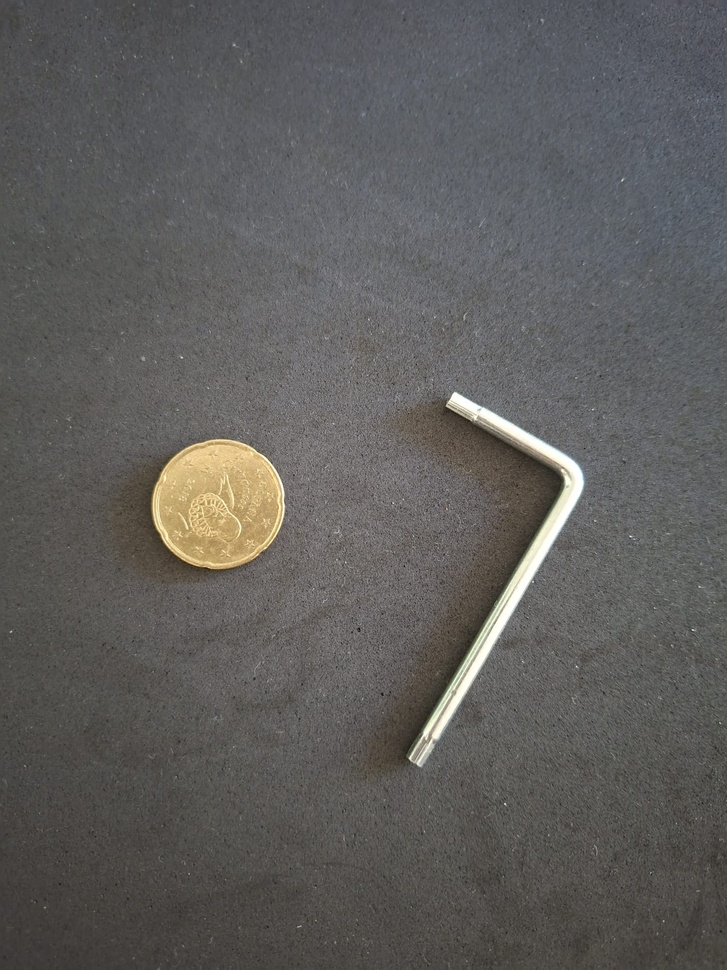
#> input picture bilder/image_4.jpg, 727 x 970 px, shrunk from 1500 x 2000 before the run
$ jupyter execute imbussschluessel_ausmessen.ipynb
#> lines starting #> are read from the running program, lines starting #| are printed output that depends on the picture; after the words box and inside, x2 and y2 are one past the last pixel; in counts of white or black regions, pixels touching at a corner belong together
[cell 1]
import cv2
import numpy as np
import matplotlib.pyplot as plt
from helper import find_inbus_contour
import matplotlib.patches as patches
from matplotlib.patches import Circle
import math

[cell 2]
# ============================================================
# 1. Bild laden und anzeigen
# ============================================================
img = cv2.imread("bilder/image_4.jpg")
#> img is the input picture: shape (970, 727, 3); mean B, G, R 91.9, 93.7, 95.1

# OpenCV lädt in BGR -> für matplotlib RGB umwandeln
img_rgb = cv2.cvtColor(img, cv2.COLOR_BGR2RGB)

plt.figure(figsize=(8,8))
plt.imshow(img_rgb)
plt.title("Originalbild")
plt.axis("off")
plt.show()

[cell 3]
# ============================================================
# 2. Vorverarbeitung des Bildes
# Ziel: Vorbereitung für weitere CV-Schritte durch
# - Graustufen-Konvertierung
# - Rauschreduzierung mittels Gaussian Blur
# ============================================================

# Bild in Graustufen umwandeln
imgInGrey = cv2.cvtColor(img, cv2.COLOR_BGR2GRAY)

# Gaussian Blur
imgBlurred = cv2.GaussianBlur(imgInGrey, (7, 7), 0)

plt.figure(figsize=(8,8))
plt.imshow(imgBlurred, cmap="gray")
plt.title("Blurred Image")
plt.axis("off")
plt.show()

[cell 4]
# ============================================================
# 3. Binarisierung
# Otsu-Verfahren bestimmt den optimalen Schwellenwert automatisch
# ============================================================
_, imgBinary = cv2.threshold(imgBlurred, 0, 255, cv2.THRESH_BINARY + cv2.THRESH_OTSU)
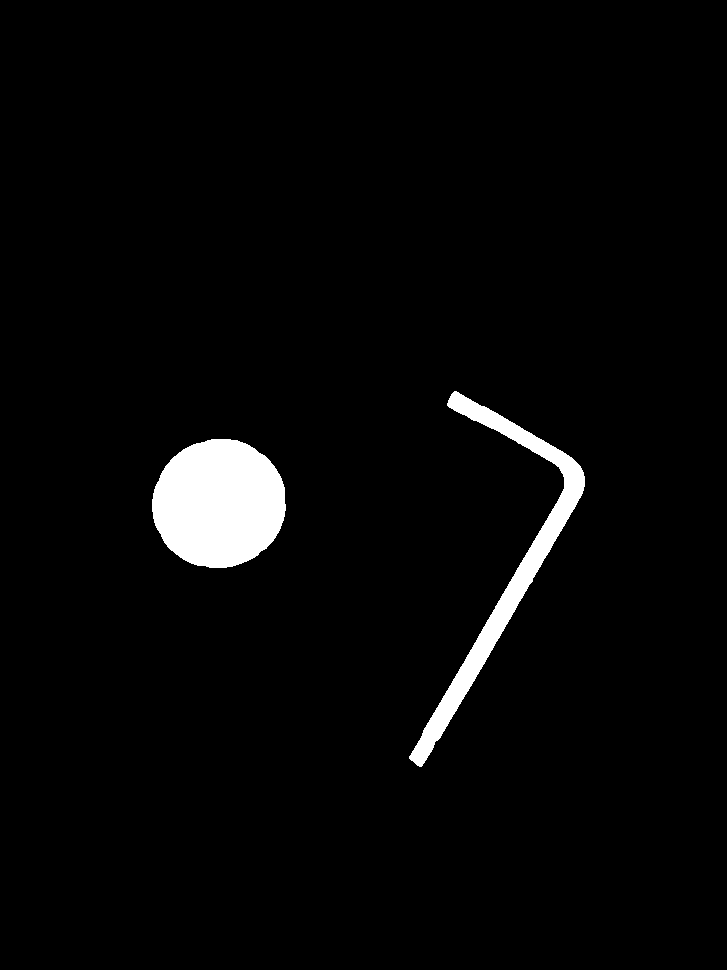
#> imgBinary: shape (970, 727); 3.1% white; 2 white regions, box (x1, y1, x2, y2) and area: (152, 439, 286, 568) 13566, (409, 391, 585, 767) 8524

# Binäres Bild anzeigen
plt.figure(figsize=(8,8))
plt.imshow(imgBinary, cmap="gray")
plt.title("Binary Image")
plt.axis("off")
plt.show()

[cell 5]
# ============================================================
# 4. Morphologische Operationen zur Bildverbesserung
# Ziel: kleine Störungen entfernen und Löcher in Objekten schließen
# ============================================================

kernel = np.ones((5, 5), np.uint8)

# CLOSE-Operation: Füllt kleine Löcher innerhalb der Objekte
imgClean = cv2.morphologyEx(
    imgBinary,
    cv2.MORPH_CLOSE,
    kernel,
    iterations=2
)

# OPEN-Operation: Entfernt kleine Störpixel / Rauschen im Hintergrund
imgClean = cv2.morphologyEx(
    imgClean,
    cv2.MORPH_OPEN,
    kernel,
    iterations=2
)
#> imgClean: shape (970, 727); 3.1% white; 2 white regions, box (x1, y1, x2, y2) and area: (152, 439, 285, 568) 13559, (412, 394, 585, 764) 8465

# Ergebnis der Bildbereinigung anzeigen
plt.figure(figsize=(8,8))
plt.imshow(imgClean, cmap="gray")
plt.title("Clean Image")
plt.axis("off")
plt.show()

[cell 6]
# ============================================================
# 5. Kantenerkennung mit Canny Edge Detection
# Ziel: Wichtige Objektkanten im Bild hervorheben, um spätere Kontur- und Formanalyse zu ermöglichen
# ============================================================
edges = cv2.Canny(imgClean, 50, 150)
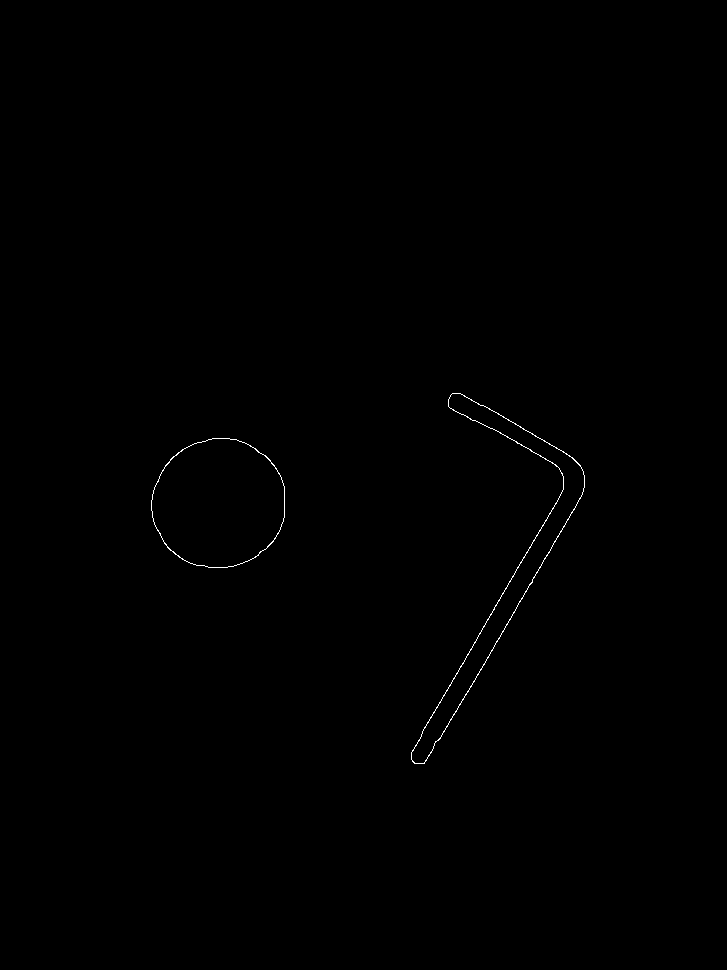
#> edges: shape (970, 727); 0.2% white in thin lines or dots, all inside (x1, y1, x2, y2) = (151, 393, 585, 764)
plt.figure(figsize=(8,8))
plt.imshow(edges, cmap="gray")
plt.title("Canny edge detection")
plt.axis("off")
plt.show()

[cell 7]
######################################
######################################
# HIER ENDET DIE BILDBEARBEITUNGSPHASE
######################################
######################################

[cell 8]
# ============================================================
# 6. Konturen im bereinigten Bild finden
# Ziel: Alle äußeren Objektkonturen extrahieren, um mögliche Bauteile (Münze, Inbus etc.) zu analysieren
# ============================================================

contours, _ = cv2.findContours(
    imgClean,
    cv2.RETR_EXTERNAL,  # nur äußere Konturen erkennen
    cv2.CHAIN_APPROX_SIMPLE  # speichert nur wichtige Konturpunkte
)
#> contours = 2 contours; box (x1, y1, x2, y2) and area: (152, 439, 285, 568) 13372, (412, 394, 585, 764) 8037

print("Anzahl Konturen:", len(contours))
#| Anzahl Konturen: 2

# Alle Konturen im Bild zeichnen
contour_debug = img.copy()
cv2.drawContours(
    contour_debug,
    contours,
    -1,
    (0, 255, 0),
    2
)
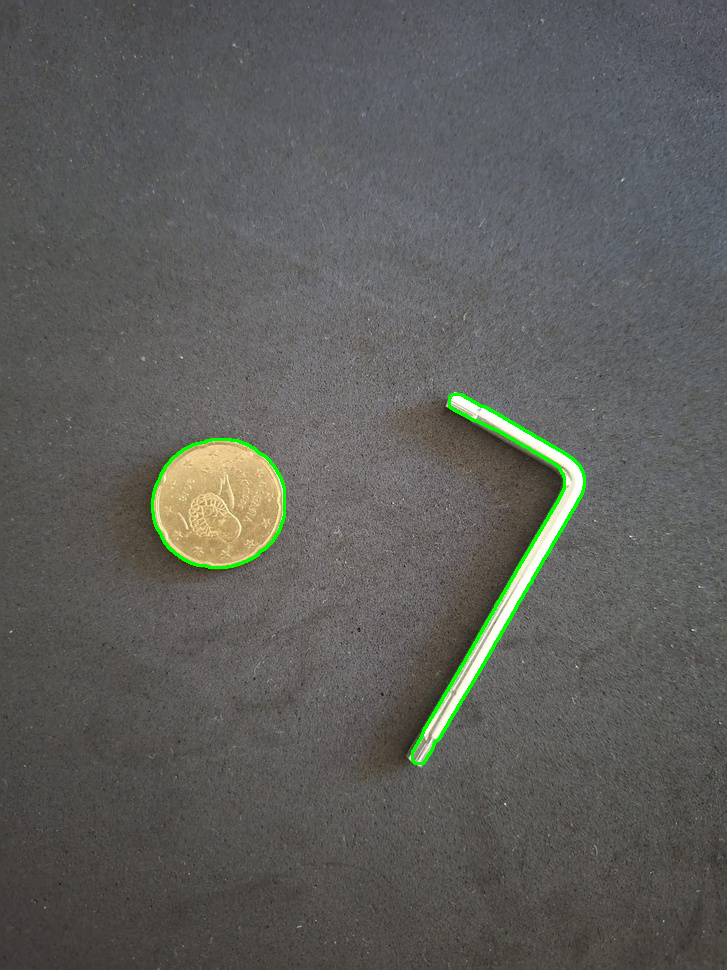
#> contour_debug: shape (970, 727, 3); 0.69% of pixels changed, all inside (x1, y1, x2, y2) = (151, 393, 586, 765)


# Ergebnis anzeigen
plt.figure(figsize=(8,8))
plt.imshow(cv2.cvtColor(contour_debug, cv2.COLOR_BGR2RGB))
plt.title("Gefundene Konturen")
plt.axis("off")
plt.show()

[cell 9]
# ============================================================
# 7. Münze über Konturen erkennen (unser Kalibrierungsobjekt)
# Ziel: Die kreisförmigste Kontur finden, um sie als Referenz für die Pixel-zu-mm-Kalibrierung zu nutzen
# ============================================================

coin_contour = None
best_circularity = 0

for c in contours:

    # Fläche der Kontur berechnen
    area = cv2.contourArea(c)

    # Sehr kleine Konturen ignorieren
    if area < 200:
        continue

     # Umfang der Kontur berechnen
    perimeter = cv2.arcLength(c, True)

    # Division durch 0 vermeiden
    if perimeter == 0:
        continue

    # Circularity berechnen
    # Formel: (4 * π * Fläche) / Umfang²
    circularity = (4 * np.pi * area) / (perimeter ** 2)

    # Prüfen ob Kontur kreisförmig ist
    # Wert nahe 1 -> sehr kreisförmig
    # Wert kleiner -> eher unregelmäßige Form
    if circularity > best_circularity:
        best_circularity = circularity
        coin_contour = c
#> this loop made 2 passes
#> (area, perimeter, circularity, best_circularity) on pass 1: (13371.5, 433.9, 0.893, 0.893)
#> after the loop, best_circularity = 0.893; coin_contour = contour of 189 points, box (x1, y1, x2, y2) (152, 439, 285, 568), area 13372

# Prüfen ob eine passende Kontur gefunden wurde
if coin_contour is None:
    print("Keine Münze gefunden!")
    exit()


# Minimalen Umkreis der Münze berechnen
(x, y), radius = cv2.minEnclosingCircle(coin_contour)
#> x = 218.8; y = 503.7; radius = 67.32

x = int(x)
#> x = 218
y = int(y)
#> y = 503
radius = int(radius)
#> radius = 67

# Münze visualisieren
coin_debug = img.copy()

cv2.circle(
    coin_debug,
    (x, y),
    radius,
    (0, 255, 0),
    3
)

cv2.circle(
    coin_debug,
    (x, y),
    4,
    (0, 0, 255),
    -1
)
#> coin_debug: shape (970, 727, 3); mean B, G, R 91.7, 94.1, 94.7

# Circularity anzeigen
cv2.putText(
    coin_debug,
    f"Circularity: {best_circularity:.2f}",
    (x - 80, y - radius - 10),
    cv2.FONT_HERSHEY_SIMPLEX,
    0.7,
    (255, 0, 0),
    2
)

# Ergebnis anzeigen
plt.figure(figsize=(8,8))

plt.imshow(cv2.cvtColor(coin_debug, cv2.COLOR_BGR2RGB))
plt.title("Münzenerkennung über Circularity")

plt.axis("off")
plt.show()

[cell 10]
# ============================================================
# 8. Pixel pro mm berechnen
# Ziel: Maßstab zwischen Bildpixeln und realer Größe bestimmen
# ============================================================

# Reeller Durchmesser der Referenzmünze
COIN_DIAMETER_MM = 30 # 20-Cent-Münze

# Durchmesser der Münze im Bild berechnen
coin_diameter_pixels = radius * 2
#> coin_diameter_pixels = 134

# Pixel pro Millimeter berechnen
pixels_per_mm = coin_diameter_pixels / COIN_DIAMETER_MM
#> pixels_per_mm = 4.47

print(f"Pixel pro mm: {pixels_per_mm:.2f}")
#| Pixel pro mm: 4.47

[cell 11]
# ============================================================
# 9. Inbus-Kontur finden
# Ziel: Größte Kontur auswählen, die NICHT die Münze ist
# ============================================================

inbus_contour = None
max_area = 0

for c in contours:

    # Fläche der Kontur berechnen
    area = cv2.contourArea(c)

    # Kleine Konturen ignorieren
    if area < 500:
        continue

    # Bounding Box der Kontur berechnen und daraus den Mittelpunkt bestimmen
    x_c, y_c, w, h = cv2.boundingRect(c)

    center_x = x_c + w // 2
    center_y = y_c + h // 2

    # Abstand zwischen Konturmittelpunkt und Münzmittelpunkt berechnen
    distance = np.sqrt((center_x - x)**2 + (center_y - y)**2)

    # Falls die Kontur innerhalb der Münze liegt, wird übersprungen
    if distance < radius:
        continue

    # Größte verbleibende Kontur
    # Annahme: Der Inbus ist das größte Objekt außer der Münze
    if area > max_area:
        max_area = area
        inbus_contour = c
#> this loop made 2 passes
#> (area, x_c, y_c, w, h, center_x, center_y, distance) on pass 2: (8037, 412, 394, 173, 370, 498, 579, 290.1)
#> after the loop, inbus_contour = contour of 648 points, box (x1, y1, x2, y2) (412, 394, 585, 764), area 8037; max_area = 8037

if inbus_contour is None:
    print("Kein Inbus gefunden!")
    exit()


inbus_debug = img.copy()

# Erkannte Inbus-Kontur visualisieren
cv2.drawContours(
    inbus_debug,
    [inbus_contour],
    -1,
    (255,0,0),
    3
)
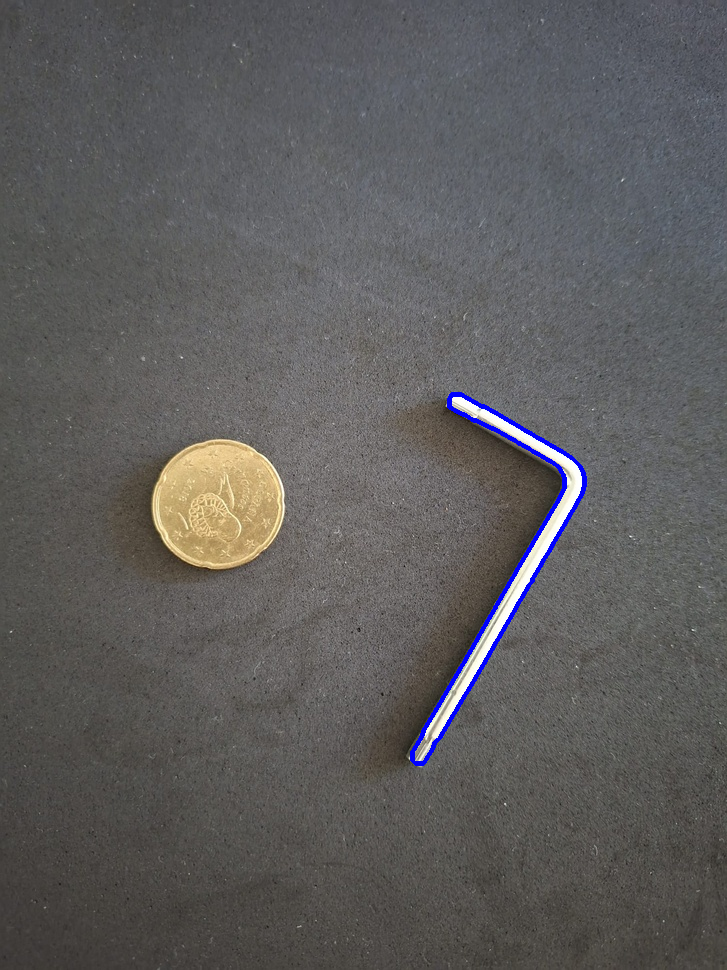
#> inbus_debug: shape (970, 727, 3); 0.6% of pixels changed, all inside (x1, y1, x2, y2) = (410, 392, 587, 766)

# Ergebnis anzeigen
plt.figure(figsize=(8,6))
plt.imshow(cv2.cvtColor(inbus_debug, cv2.COLOR_BGR2RGB))
plt.title("Erkannter Inbus")
plt.axis("off")
plt.show()

[cell 12]
# ============================================================
# 10. Rotierte Bounding Box berechnen
# Ziel: Kleinste gedrehte Rechteckbox bestimmen, die den Inbus vollständig umschließt
# ============================================================

rect = cv2.minAreaRect(inbus_contour)
#> rect = ((501.5, 585.2), (371.8, 143.4), -84.02)

(center), (width, height), angle = rect
#> center = (501.5, 585.2); width = 371.8; height = 143.4; angle = -84.02

# Längere Seite = Höhe
if width > height:
    width, height = height, width
#> width = 143.4; height = 371.8

# Eckpunkte berechnen
box = cv2.boxPoints(rect)
#> box = [[553.4, 777.5], [410.8, 762.6], [449.5, 392.8], [592.2, 407.8]]
box = np.int32(box)
#> box = [[553, 777], [410, 762], [449, 392], [592, 407]]

# Bounding Box zeichnen
final_debug = img.copy()

cv2.drawContours(
    final_debug,
    [box],
    0,
    (0,255,0),
    3
)
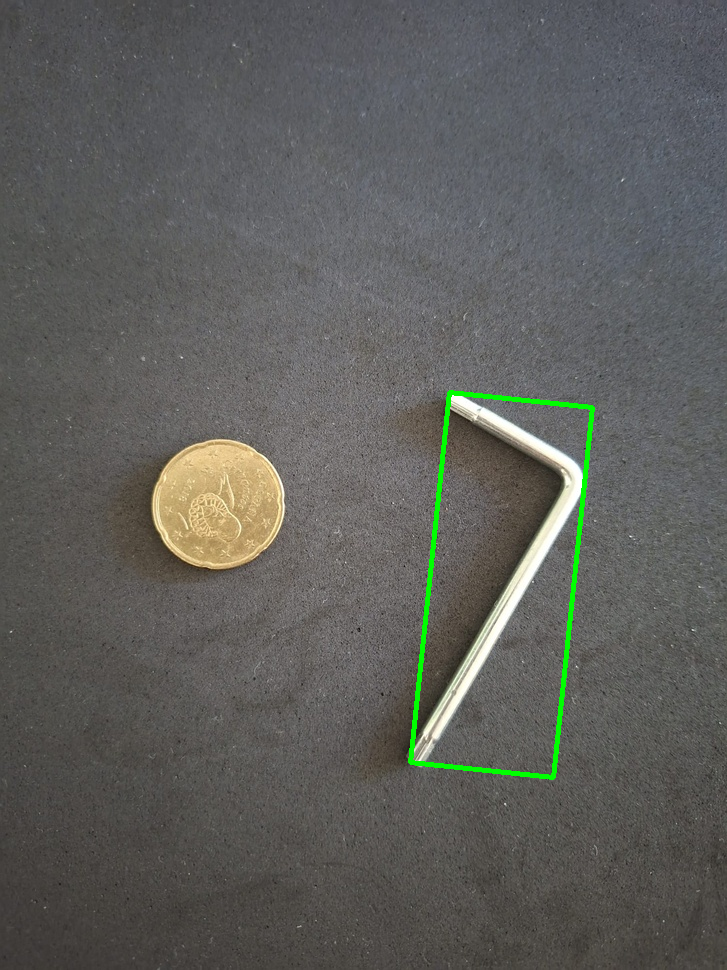
#> final_debug: shape (970, 727, 3); 0.72% of pixels changed, all inside (x1, y1, x2, y2) = (408, 390, 595, 780)

# Ergebnis zeigen
plt.figure(figsize=(8,6))
plt.imshow(cv2.cvtColor(final_debug, cv2.COLOR_BGR2RGB))
plt.title("Finale Messung")
plt.axis("off")
plt.show()

[cell 13]
# ============================================================
# 11. Größe des Inbusschlüssels in mm berechnen
# ============================================================

width_mm = width / pixels_per_mm
#> width_mm = 32.11
height_mm = height / pixels_per_mm
#> height_mm = 83.24

print(f"Breite des Inbusschlüssels: {width_mm:.2f} mm")
#| Breite des Inbusschlüssels: 32.11 mm
print(f"Länge des Inbusschlüssels: {height_mm:.2f} mm")
#| Länge des Inbusschlüssels: 83.24 mm

# Finale Visualisierung
final_img = img.copy()

# Bounding Box zeichnen
cv2.drawContours(
    final_img,
    [box],
    0,
    (255, 0, 0),
    3
)

# Eckpunkte der Bounding Box
p1, p2, p3, p4 = box
#> p1 = [553, 777]; p2 = [410, 762]; p3 = [449, 392]; p4 = [592, 407]

# Mittelpunkt der langen Seite berechnen
long_mid = (
    (p2[0] + p3[0]) // 2,
    (p2[1] + p3[1]) // 2
)
#> long_mid = (429, 577)

# Mittelpunkt der kurzen Seite berechnen
short_mid = (
    (p1[0] + p2[0]) // 2,
    (p1[1] + p2[1]) // 2
)
#> short_mid = (481, 769)

# Länge direkt am Objekt anzeigen
cv2.putText(
    final_img,
    f"{height_mm:.1f} mm",
    long_mid,
    cv2.FONT_HERSHEY_SIMPLEX,
    1.5,
    (0, 255, 0),
    2
)

# Breite direkt am Objekt anzeigen
cv2.putText(
    final_img,
    f"{width_mm:.1f} mm",
    short_mid,
    cv2.FONT_HERSHEY_SIMPLEX,
    1.5,
    (0, 255, 0),
    2
)
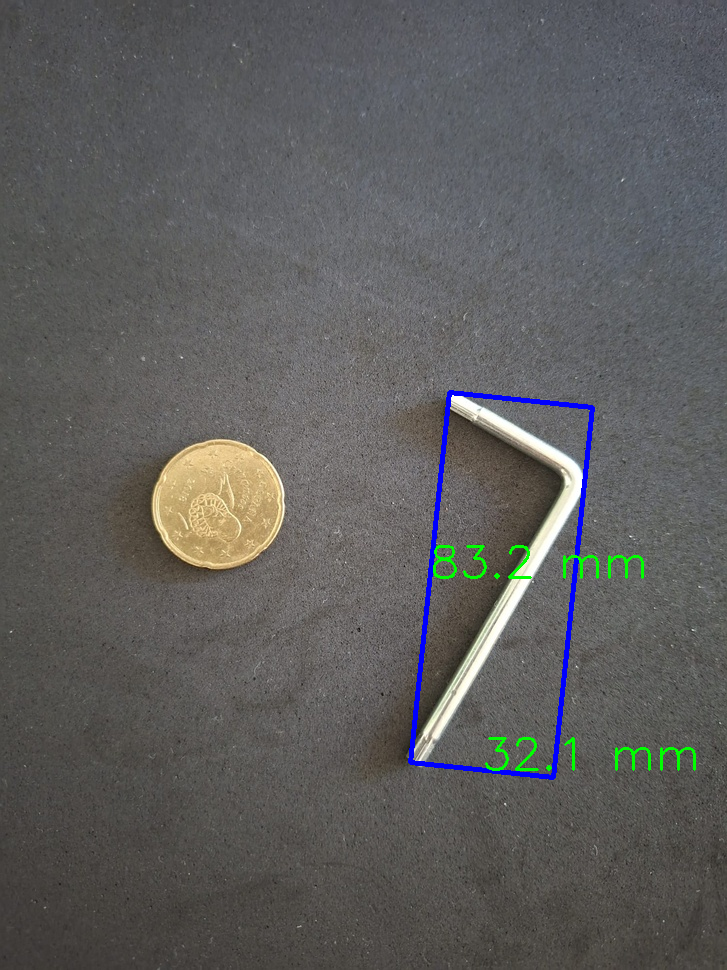
#> final_img: shape (970, 727, 3); mean B, G, R 92.7, 93.5, 94

# Ergebnis anzeigen
plt.figure(figsize=(8,8))
plt.imshow(cv2.cvtColor(final_img, cv2.COLOR_BGR2RGB))
plt.title("Finale Messung")
plt.axis("off")
plt.show()

[cell 14]
# ============================================================
# 12. Alternative Methode: Hough Line Transform
# Ziel: Gerade Linien im Bild erkennen (Kanten des Inbusschlüssels)
# ============================================================
lines = cv2.HoughLinesP(
    edges,
    1,
    np.pi / 180,
    threshold=50,
    maxLineGap=200
)
#> lines = [[411, 752, 578, 463], [447, 726, 583, 491], [487, 407, 574, 459], [448, 406, 584, 475]]

debug = img.copy()

print(len(lines))
#| 4

for line in lines:
    x1, y1, x2, y2 = line[0]
    cv2.line(img, (x1, y1), (x2, y2), (0, 255, 0), thickness=3)
#> this loop made 4 passes
# OpenCV BGR -> matplotlib RGB
debug_rgb = cv2.cvtColor(debug, cv2.COLOR_BGR2RGB)

# Bild anzeigen
plt.figure(figsize=(8,8))
plt.imshow(debug_rgb)
plt.title("Hough Lines")
plt.axis("off")
plt.show()
